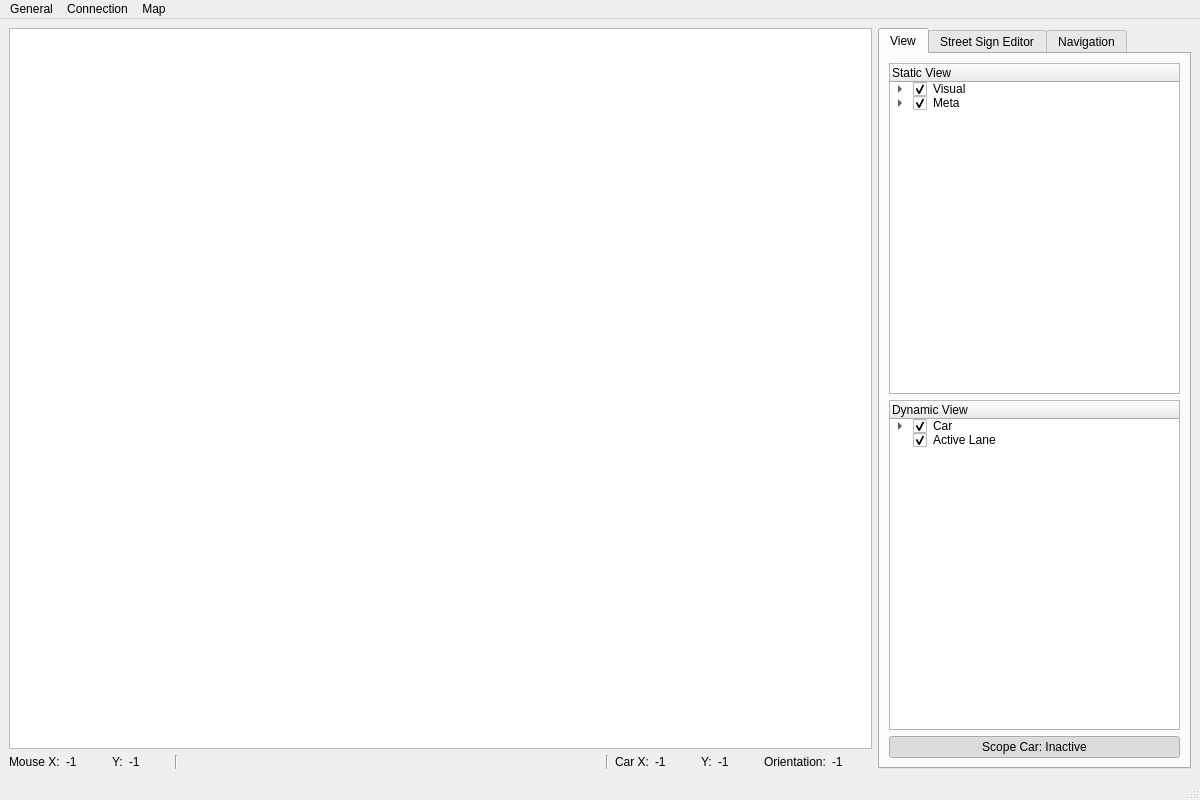
<?xml version="1.0" encoding="UTF-8"?>
<ui version="4.0">
 <class>MainWindow</class>
 <widget class="QMainWindow" name="MainWindow">
  <property name="geometry">
   <rect>
    <x>0</x>
    <y>0</y>
    <width>1200</width>
    <height>800</height>
   </rect>
  </property>
  <property name="windowTitle">
   <string>UniAutonom Remote</string>
  </property>
  <property name="windowIcon">
   <iconset resource="../res/res.qrc">
    <normaloff>:/uniautonom.png</normaloff>:/uniautonom.png</iconset>
  </property>
  <widget class="QWidget" name="centralwidget">
   <layout class="QGridLayout" name="gridLayout">
    <item row="2" column="0">
     <layout class="QHBoxLayout" name="hl_odometry">
      <item>
       <widget class="QLabel" name="lbs_mouse_x">
        <property name="text">
         <string>Mouse X:</string>
        </property>
       </widget>
      </item>
      <item>
       <widget class="QLabel" name="mouse_x">
        <property name="minimumSize">
         <size>
          <width>40</width>
          <height>0</height>
         </size>
        </property>
        <property name="text">
         <string>-1</string>
        </property>
       </widget>
      </item>
      <item>
       <widget class="QLabel" name="lbs_mouse_y">
        <property name="text">
         <string>Y:</string>
        </property>
       </widget>
      </item>
      <item>
       <widget class="QLabel" name="mouse_y">
        <property name="minimumSize">
         <size>
          <width>40</width>
          <height>0</height>
         </size>
        </property>
        <property name="text">
         <string>-1</string>
        </property>
       </widget>
      </item>
      <item>
       <widget class="Line" name="line_left">
        <property name="orientation">
         <enum>Qt::Vertical</enum>
        </property>
       </widget>
      </item>
      <item>
       <spacer name="hs_odometry">
        <property name="orientation">
         <enum>Qt::Horizontal</enum>
        </property>
        <property name="sizeHint" stdset="0">
         <size>
          <width>0</width>
          <height>0</height>
         </size>
        </property>
       </spacer>
      </item>
      <item>
       <widget class="Line" name="line_right">
        <property name="orientation">
         <enum>Qt::Vertical</enum>
        </property>
       </widget>
      </item>
      <item>
       <widget class="QLabel" name="lbs_car_x">
        <property name="text">
         <string>Car X:</string>
        </property>
       </widget>
      </item>
      <item>
       <widget class="QLabel" name="car_x">
        <property name="minimumSize">
         <size>
          <width>40</width>
          <height>0</height>
         </size>
        </property>
        <property name="text">
         <string>-1</string>
        </property>
       </widget>
      </item>
      <item>
       <widget class="QLabel" name="lbs_car_y">
        <property name="text">
         <string>Y:</string>
        </property>
       </widget>
      </item>
      <item>
       <widget class="QLabel" name="car_y">
        <property name="minimumSize">
         <size>
          <width>40</width>
          <height>0</height>
         </size>
        </property>
        <property name="text">
         <string>-1</string>
        </property>
       </widget>
      </item>
      <item>
       <widget class="QLabel" name="lbs_orientation">
        <property name="text">
         <string>Orientation:</string>
        </property>
       </widget>
      </item>
      <item>
       <widget class="QLabel" name="car_th">
        <property name="minimumSize">
         <size>
          <width>40</width>
          <height>0</height>
         </size>
        </property>
        <property name="text">
         <string>-1</string>
        </property>
       </widget>
      </item>
     </layout>
    </item>
    <item row="1" column="1" rowspan="2">
     <widget class="QTabWidget" name="tabWidget">
      <property name="currentIndex">
       <number>0</number>
      </property>
      <widget class="QWidget" name="view_tab">
       <attribute name="title">
        <string>View</string>
       </attribute>
       <layout class="QVBoxLayout" name="verticalLayout_4">
        <item>
         <widget class="QTreeWidget" name="static_tree">
          <column>
           <property name="text">
            <string>Static View</string>
           </property>
          </column>
          <item>
           <property name="text">
            <string>Visual</string>
           </property>
           <property name="checkState">
            <enum>Checked</enum>
           </property>
           <property name="flags">
            <set>ItemIsSelectable|ItemIsDragEnabled|ItemIsUserCheckable|ItemIsEnabled|ItemIsTristate</set>
           </property>
           <item>
            <property name="text">
             <string>Street Lines</string>
            </property>
            <property name="checkState">
             <enum>Checked</enum>
            </property>
           </item>
           <item>
            <property name="text">
             <string>Street Signs</string>
            </property>
            <property name="checkState">
             <enum>Checked</enum>
            </property>
           </item>
           <item>
            <property name="text">
             <string>Special Markings</string>
            </property>
            <property name="checkState">
             <enum>Checked</enum>
            </property>
            <property name="flags">
             <set>ItemIsSelectable|ItemIsDragEnabled|ItemIsUserCheckable|ItemIsEnabled|ItemIsTristate</set>
            </property>
            <item>
             <property name="text">
              <string>Stop Lines</string>
             </property>
             <property name="checkState">
              <enum>Checked</enum>
             </property>
            </item>
            <item>
             <property name="text">
              <string>Crosswalks</string>
             </property>
             <property name="checkState">
              <enum>Checked</enum>
             </property>
            </item>
            <item>
             <property name="text">
              <string>Speed Bumps</string>
             </property>
             <property name="checkState">
              <enum>Checked</enum>
             </property>
            </item>
            <item>
             <property name="text">
              <string>Parking Spots</string>
             </property>
             <property name="checkState">
              <enum>Checked</enum>
             </property>
             <property name="flags">
              <set>ItemIsSelectable|ItemIsDragEnabled|ItemIsUserCheckable|ItemIsEnabled|ItemIsTristate</set>
             </property>
             <item>
              <property name="text">
               <string>Regular</string>
              </property>
              <property name="checkState">
               <enum>Checked</enum>
              </property>
             </item>
             <item>
              <property name="text">
               <string>Disabled</string>
              </property>
              <property name="checkState">
               <enum>Checked</enum>
              </property>
             </item>
             <item>
              <property name="text">
               <string>Women</string>
              </property>
              <property name="checkState">
               <enum>Checked</enum>
              </property>
             </item>
             <item>
              <property name="text">
               <string>Family</string>
              </property>
              <property name="checkState">
               <enum>Checked</enum>
              </property>
             </item>
             <item>
              <property name="text">
               <string>Electric Vehicles</string>
              </property>
              <property name="checkState">
               <enum>Checked</enum>
              </property>
             </item>
            </item>
           </item>
          </item>
          <item>
           <property name="text">
            <string>Meta</string>
           </property>
           <property name="checkState">
            <enum>Checked</enum>
           </property>
           <property name="flags">
            <set>ItemIsSelectable|ItemIsDragEnabled|ItemIsUserCheckable|ItemIsEnabled|ItemIsTristate</set>
           </property>
           <item>
            <property name="text">
             <string>Crossing Areas</string>
            </property>
            <property name="checkState">
             <enum>Checked</enum>
            </property>
           </item>
           <item>
            <property name="text">
             <string>Invisible Street Lines</string>
            </property>
            <property name="checkState">
             <enum>Checked</enum>
            </property>
           </item>
           <item>
            <property name="text">
             <string>Street Areas</string>
            </property>
            <property name="checkState">
             <enum>Checked</enum>
            </property>
           </item>
           <item>
            <property name="text">
             <string>Direction of Traffic</string>
            </property>
            <property name="checkState">
             <enum>Checked</enum>
            </property>
           </item>
          </item>
         </widget>
        </item>
        <item>
         <widget class="QTreeWidget" name="dynamic_tree">
          <column>
           <property name="text">
            <string>Dynamic View</string>
           </property>
          </column>
          <item>
           <property name="text">
            <string>Car</string>
           </property>
           <property name="checkState">
            <enum>Checked</enum>
           </property>
           <item>
            <property name="text">
             <string>Nearfieldgridmap</string>
            </property>
            <property name="checkState">
             <enum>Checked</enum>
            </property>
           </item>
           <item>
            <property name="text">
             <string>Detected Lines</string>
            </property>
            <property name="checkState">
             <enum>Checked</enum>
            </property>
           </item>
           <item>
            <property name="text">
             <string>Trapezoid</string>
            </property>
            <property name="checkState">
             <enum>Checked</enum>
            </property>
           </item>
          </item>
          <item>
           <property name="text">
            <string>Active Lane</string>
           </property>
           <property name="checkState">
            <enum>Checked</enum>
           </property>
          </item>
         </widget>
        </item>
        <item>
         <widget class="QPushButton" name="scope_button">
          <property name="text">
           <string>Scope Car: Inactive</string>
          </property>
          <property name="checkable">
           <bool>true</bool>
          </property>
          <property name="checked">
           <bool>true</bool>
          </property>
         </widget>
        </item>
       </layout>
      </widget>
      <widget class="QWidget" name="editor_tab">
       <attribute name="title">
        <string>Street Sign Editor</string>
       </attribute>
       <layout class="QVBoxLayout" name="verticalLayout_5">
        <item>
         <widget class="QCheckBox" name="editor_checkbox">
          <property name="text">
           <string>Edit Mode</string>
          </property>
         </widget>
        </item>
        <item>
         <layout class="QFormLayout" name="formLayout">
          <item row="0" column="0">
           <widget class="QLabel" name="lane_id_label">
            <property name="text">
             <string>Lane ID</string>
            </property>
           </widget>
          </item>
          <item row="1" column="0">
           <widget class="QLabel" name="Sign_type_label">
            <property name="text">
             <string>Sign Type</string>
            </property>
           </widget>
          </item>
          <item row="0" column="1">
           <widget class="QLineEdit" name="lane_id_editor_txt">
            <property name="enabled">
             <bool>false</bool>
            </property>
           </widget>
          </item>
          <item row="1" column="1">
           <widget class="QFontComboBox" name="street_sign_items_cmbbox">
            <property name="enabled">
             <bool>false</bool>
            </property>
           </widget>
          </item>
          <item row="2" column="0">
           <widget class="QLabel" name="editor_pos_x_label">
            <property name="text">
             <string>Position X</string>
            </property>
           </widget>
          </item>
          <item row="2" column="1">
           <widget class="QLabel" name="editor_x_pos">
            <property name="text">
             <string>0</string>
            </property>
           </widget>
          </item>
          <item row="3" column="0">
           <widget class="QLabel" name="editor_pos_x_label_2">
            <property name="text">
             <string>Position Y</string>
            </property>
           </widget>
          </item>
          <item row="3" column="1">
           <widget class="QLabel" name="editor_y_pos">
            <property name="text">
             <string>0</string>
            </property>
           </widget>
          </item>
         </layout>
        </item>
        <item>
         <widget class="QPushButton" name="editor_remove_streetsign">
          <property name="text">
           <string>Remove Sign</string>
          </property>
          <property name="icon">
           <iconset theme="remove"/>
          </property>
         </widget>
        </item>
       </layout>
      </widget>
      <widget class="QWidget" name="navigation_tab">
       <attribute name="title">
        <string>Navigation</string>
       </attribute>
       <layout class="QGridLayout" name="gridLayout_2">
        <item row="4" column="0" colspan="4">
         <widget class="QLabel" name="lb_driving_tasks">
          <property name="text">
           <string>Driving tasks:</string>
          </property>
         </widget>
        </item>
        <item row="3" column="0">
         <widget class="QPushButton" name="calculateRouteButton">
          <property name="toolTip">
           <string>Calculates the route in order of the navigation markers above.</string>
          </property>
          <property name="text">
           <string>Calculate Route</string>
          </property>
         </widget>
        </item>
        <item row="0" column="0" colspan="4">
         <widget class="QLabel" name="lb_navigation_markers">
          <property name="text">
           <string>Navigation markers:</string>
          </property>
         </widget>
        </item>
        <item row="5" column="0" colspan="4">
         <widget class="QListWidget" name="drivingTasksListWidget">
          <property name="toolTip">
           <string>Displays the driving instructions in order of the navigation marker above.</string>
          </property>
         </widget>
        </item>
        <item row="3" column="3">
         <widget class="QPushButton" name="removeAllNavigationMarkerButton">
          <property name="toolTip">
           <string>Removes all marker.</string>
          </property>
          <property name="text">
           <string>Remove All</string>
          </property>
          <property name="icon">
           <iconset theme="remove-all">
            <normaloff>../../../.designer/backup</normaloff>../../../.designer/backup</iconset>
          </property>
         </widget>
        </item>
        <item row="1" column="0" colspan="4">
         <widget class="QNavigationMarkerListWidget" name="navigationMarkerListWidget">
          <property name="toolTip">
           <string>Change the order of the navigation marker by drag and drop. Click left to choose a marker or click right to delete choosen marker.</string>
          </property>
          <property name="dragDropOverwriteMode">
           <bool>true</bool>
          </property>
         </widget>
        </item>
        <item row="6" column="0" colspan="2">
         <widget class="QPushButton" name="importNavMarkerButton">
          <property name="toolTip">
           <string>Import navigation marker form a xml file.</string>
          </property>
          <property name="text">
           <string>Import Marker</string>
          </property>
          <property name="icon">
           <iconset theme="document-open">
            <normaloff>.</normaloff>.</iconset>
          </property>
         </widget>
        </item>
        <item row="6" column="2" colspan="2">
         <widget class="QPushButton" name="exportNavMarkerButton">
          <property name="toolTip">
           <string>Export all navigation markers to a xml file.</string>
          </property>
          <property name="text">
           <string>Export Marker</string>
          </property>
          <property name="icon">
           <iconset theme="document-save">
            <normaloff>.</normaloff>.</iconset>
          </property>
         </widget>
        </item>
        <item row="3" column="1" colspan="2">
         <widget class="QPushButton" name="removeNavigationMarkerButton">
          <property name="toolTip">
           <string>Removes choosen marker.</string>
          </property>
          <property name="text">
           <string>Remove</string>
          </property>
          <property name="icon">
           <iconset theme="remove">
            <normaloff>../../../.designer/backup</normaloff>../../../.designer/backup</iconset>
          </property>
         </widget>
        </item>
       </layout>
      </widget>
     </widget>
    </item>
    <item row="1" column="0">
     <widget class="ResizeGraphicsView" name="map_view">
      <property name="sizePolicy">
       <sizepolicy hsizetype="Preferred" vsizetype="Preferred">
        <horstretch>1</horstretch>
        <verstretch>1</verstretch>
       </sizepolicy>
      </property>
      <widget class="QGraphicsView" name="compass_rose">
       <property name="geometry">
        <rect>
         <x>0</x>
         <y>0</y>
         <width>150</width>
         <height>150</height>
        </rect>
       </property>
       <property name="sizePolicy">
        <sizepolicy hsizetype="Fixed" vsizetype="Fixed">
         <horstretch>0</horstretch>
         <verstretch>0</verstretch>
        </sizepolicy>
       </property>
       <property name="focusPolicy">
        <enum>Qt::NoFocus</enum>
       </property>
       <property name="styleSheet">
        <string notr="true">background: transparent; border: none;</string>
       </property>
      </widget>
      <widget class="BottomLeftGraphicsView" name="measure_bar">
       <property name="geometry">
        <rect>
         <x>0</x>
         <y>500</y>
         <width>300</width>
         <height>50</height>
        </rect>
       </property>
       <property name="sizePolicy">
        <sizepolicy hsizetype="Fixed" vsizetype="Fixed">
         <horstretch>0</horstretch>
         <verstretch>0</verstretch>
        </sizepolicy>
       </property>
       <property name="focusPolicy">
        <enum>Qt::NoFocus</enum>
       </property>
       <property name="styleSheet">
        <string notr="true">background: transparent; border: none;</string>
       </property>
      </widget>
     </widget>
    </item>
   </layout>
  </widget>
  <widget class="QMenuBar" name="menubar">
   <property name="geometry">
    <rect>
     <x>0</x>
     <y>0</y>
     <width>1200</width>
     <height>30</height>
    </rect>
   </property>
   <widget class="QMenu" name="menuGeneral">
    <property name="title">
     <string>General</string>
    </property>
    <addaction name="actionPreferences"/>
    <addaction name="actionQuit"/>
   </widget>
   <widget class="QMenu" name="menuConnection">
    <property name="title">
     <string>Connection</string>
    </property>
    <addaction name="actionConnect"/>
    <addaction name="actionDisconnect"/>
   </widget>
   <widget class="QMenu" name="menuMap">
    <property name="title">
     <string>Map</string>
    </property>
    <addaction name="actionOpenMap"/>
    <addaction name="actionExportMap"/>
   </widget>
   <addaction name="menuGeneral"/>
   <addaction name="menuConnection"/>
   <addaction name="menuMap"/>
  </widget>
  <widget class="QStatusBar" name="statusbar"/>
  <action name="actionQuit">
   <property name="icon">
    <iconset theme="application-exit">
     <normaloff>../../../../../../../../home/alex/.designer/backup</normaloff>../../../../../../../../home/alex/.designer/backup</iconset>
   </property>
   <property name="text">
    <string>Quit</string>
   </property>
   <property name="shortcut">
    <string>Ctrl+Q</string>
   </property>
  </action>
  <action name="actionPreferences">
   <property name="icon">
    <iconset theme="preferences">
     <normaloff>../../../../../../../../home/alex/.designer/backup</normaloff>../../../../../../../../home/alex/.designer/backup</iconset>
   </property>
   <property name="text">
    <string>Preferences</string>
   </property>
   <property name="shortcut">
    <string>Ctrl+Shift+P</string>
   </property>
  </action>
  <action name="actionOpen">
   <property name="icon">
    <iconset theme="document-open">
     <normaloff>../../../../../../../../home/alex/.designer/backup</normaloff>../../../../../../../../home/alex/.designer/backup</iconset>
   </property>
   <property name="text">
    <string>Open Map XML</string>
   </property>
   <property name="shortcut">
    <string>Ctrl+O</string>
   </property>
  </action>
  <action name="actionConnect">
   <property name="icon">
    <iconset theme="network-wired">
     <normaloff>../../../.designer/backup</normaloff>../../../.designer/backup</iconset>
   </property>
   <property name="text">
    <string>Connect</string>
   </property>
   <property name="shortcut">
    <string>Ctrl+Shift+C</string>
   </property>
  </action>
  <action name="actionDisconnect">
   <property name="enabled">
    <bool>false</bool>
   </property>
   <property name="icon">
    <iconset theme="network-offline">
     <normaloff>../../../.designer/backup</normaloff>../../../.designer/backup</iconset>
   </property>
   <property name="text">
    <string>Disconnect</string>
   </property>
   <property name="shortcut">
    <string>Ctrl+Shift+D</string>
   </property>
  </action>
  <action name="actionOpenMap">
   <property name="icon">
    <iconset theme="document-open">
     <normaloff>../../../.designer/backup</normaloff>../../../.designer/backup</iconset>
   </property>
   <property name="text">
    <string>Open Map from XML</string>
   </property>
   <property name="shortcut">
    <string>Ctrl+O</string>
   </property>
  </action>
  <action name="actionExportMap">
   <property name="icon">
    <iconset theme="document-save">
     <normaloff>../../../.designer/backup</normaloff>../../../.designer/backup</iconset>
   </property>
   <property name="text">
    <string>Export Map</string>
   </property>
   <property name="shortcut">
    <string>Ctrl+S</string>
   </property>
  </action>
 </widget>
 <customwidgets>
  <customwidget>
   <class>ResizeGraphicsView</class>
   <extends>QGraphicsView</extends>
   <header>resizegraphicsview.h</header>
  </customwidget>
  <customwidget>
   <class>BottomLeftGraphicsView</class>
   <extends>QGraphicsView</extends>
   <header>bottomleftgraphicsview.h</header>
  </customwidget>
  <customwidget>
   <class>QNavigationMarkerListWidget</class>
   <extends>QListWidget</extends>
   <header>CustomGraphicsItems/QNavigationMarkerListWidget.h</header>
  </customwidget>
 </customwidgets>
 <tabstops>
  <tabstop>map_view</tabstop>
  <tabstop>tabWidget</tabstop>
  <tabstop>static_tree</tabstop>
  <tabstop>dynamic_tree</tabstop>
  <tabstop>scope_button</tabstop>
  <tabstop>editor_checkbox</tabstop>
  <tabstop>lane_id_editor_txt</tabstop>
  <tabstop>street_sign_items_cmbbox</tabstop>
  <tabstop>editor_remove_streetsign</tabstop>
  <tabstop>navigationMarkerListWidget</tabstop>
  <tabstop>calculateRouteButton</tabstop>
  <tabstop>removeNavigationMarkerButton</tabstop>
  <tabstop>removeAllNavigationMarkerButton</tabstop>
  <tabstop>drivingTasksListWidget</tabstop>
  <tabstop>importNavMarkerButton</tabstop>
  <tabstop>exportNavMarkerButton</tabstop>
 </tabstops>
 <resources>
  <include location="../res/res.qrc"/>
 </resources>
 <connections>
  <connection>
   <sender>actionQuit</sender>
   <signal>triggered()</signal>
   <receiver>MainWindow</receiver>
   <slot>close()</slot>
   <hints>
    <hint type="sourcelabel">
     <x>-1</x>
     <y>-1</y>
    </hint>
    <hint type="destinationlabel">
     <x>399</x>
     <y>299</y>
    </hint>
   </hints>
  </connection>
 </connections>
</ui>
